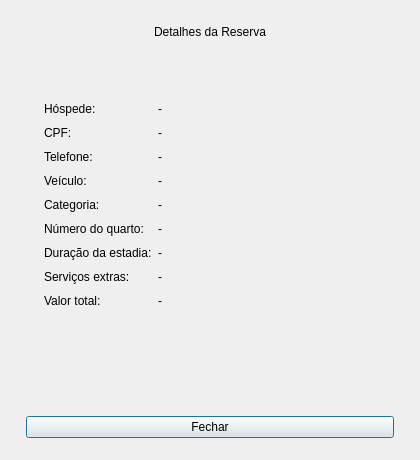
<?xml version="1.0" encoding="UTF-8"?>
<ui version="4.0">
 <class>JanelaDetalhes</class>
 <widget class="QDialog" name="JanelaDetalhes">
  <property name="geometry">
   <rect>
    <x>0</x>
    <y>0</y>
    <width>420</width>
    <height>460</height>
   </rect>
  </property>
  <property name="windowTitle">
   <string>Detalhes da Reserva</string>
  </property>
  <property name="objectName">
   <string>JanelaDetalhes</string>
  </property>
  <layout class="QVBoxLayout" name="detalhesRootLayout">
   <property name="spacing">
    <number>0</number>
   </property>
   <property name="leftMargin">
    <number>0</number>
   </property>
   <property name="topMargin">
    <number>0</number>
   </property>
   <property name="rightMargin">
    <number>0</number>
   </property>
   <property name="bottomMargin">
    <number>0</number>
   </property>

   <item>
    <widget class="QFrame" name="detalhesBannerFrame">
     <property name="minimumSize">
      <size>
       <width>0</width>
       <height>64</height>
      </size>
     </property>
     <property name="objectName">
      <string>detalhesBannerFrame</string>
     </property>
     <layout class="QVBoxLayout" name="detalhesBannerLayout">
      <item>
       <widget class="QLabel" name="detalhesTituloLabel">
        <property name="text">
         <string>Detalhes da Reserva</string>
        </property>
        <property name="alignment">
         <set>Qt::AlignCenter</set>
        </property>
        <property name="objectName">
         <string>detalhesTituloLabel</string>
        </property>
       </widget>
      </item>
     </layout>
    </widget>
   </item>

   <item>
    <layout class="QVBoxLayout" name="detalhesConteudoLayout">
     <property name="leftMargin">
      <number>26</number>
     </property>
     <property name="topMargin">
      <number>22</number>
     </property>
     <property name="rightMargin">
      <number>26</number>
     </property>
     <property name="bottomMargin">
      <number>22</number>
     </property>

     <item>
      <widget class="QFrame" name="detalhesCardFrame">
       <property name="objectName">
        <string>detalhesCardFrame</string>
       </property>
       <layout class="QFormLayout" name="detalhesFormLayout">
        <property name="verticalSpacing">
         <number>10</number>
        </property>
        <property name="leftMargin">
         <number>18</number>
        </property>
        <property name="topMargin">
         <number>16</number>
        </property>
        <property name="rightMargin">
         <number>18</number>
        </property>
        <property name="bottomMargin">
         <number>16</number>
        </property>

        <item row="0" column="0">
         <widget class="QLabel" name="nomeRotuloLabel">
          <property name="text">
           <string>Hóspede:</string>
          </property>
         </widget>
        </item>
        <item row="0" column="1">
         <widget class="QLabel" name="nomeValorLabel">
          <property name="text">
           <string>-</string>
          </property>
          <property name="wordWrap">
           <bool>true</bool>
          </property>
          <property name="objectName">
           <string>nomeValorLabel</string>
          </property>
         </widget>
        </item>

        <item row="1" column="0">
         <widget class="QLabel" name="cpfRotuloLabel">
          <property name="text">
           <string>CPF:</string>
          </property>
         </widget>
        </item>
        <item row="1" column="1">
         <widget class="QLabel" name="cpfValorLabel">
          <property name="text">
           <string>-</string>
          </property>
          <property name="objectName">
           <string>cpfValorLabel</string>
          </property>
         </widget>
        </item>

        <item row="2" column="0">
         <widget class="QLabel" name="telefoneRotuloLabel">
          <property name="text">
           <string>Telefone:</string>
          </property>
         </widget>
        </item>
        <item row="2" column="1">
         <widget class="QLabel" name="telefoneValorLabel">
          <property name="text">
           <string>-</string>
          </property>
          <property name="objectName">
           <string>telefoneValorLabel</string>
          </property>
         </widget>
        </item>

        <item row="3" column="0">
         <widget class="QLabel" name="veiculoRotuloLabel">
          <property name="text">
           <string>Veículo:</string>
          </property>
         </widget>
        </item>
        <item row="3" column="1">
         <widget class="QLabel" name="veiculoValorLabel">
          <property name="text">
           <string>-</string>
          </property>
          <property name="wordWrap">
           <bool>true</bool>
          </property>
          <property name="objectName">
           <string>veiculoValorLabel</string>
          </property>
         </widget>
        </item>

        <item row="4" column="0">
         <widget class="QLabel" name="categoriaRotuloLabel">
          <property name="text">
           <string>Categoria:</string>
          </property>
         </widget>
        </item>
        <item row="4" column="1">
         <widget class="QLabel" name="categoriaValorLabel">
          <property name="text">
           <string>-</string>
          </property>
          <property name="objectName">
           <string>categoriaValorLabel</string>
          </property>
         </widget>
        </item>

        <item row="5" column="0">
         <widget class="QLabel" name="quartoRotuloLabel">
          <property name="text">
           <string>Número do quarto:</string>
          </property>
         </widget>
        </item>
        <item row="5" column="1">
         <widget class="QLabel" name="quartoValorLabel">
          <property name="text">
           <string>-</string>
          </property>
          <property name="objectName">
           <string>quartoValorLabel</string>
          </property>
         </widget>
        </item>

        <item row="6" column="0">
         <widget class="QLabel" name="duracaoRotuloLabel">
          <property name="text">
           <string>Duração da estadia:</string>
          </property>
         </widget>
        </item>
        <item row="6" column="1">
         <widget class="QLabel" name="duracaoValorLabel">
          <property name="text">
           <string>-</string>
          </property>
          <property name="objectName">
           <string>duracaoValorLabel</string>
          </property>
         </widget>
        </item>

        <item row="7" column="0">
         <widget class="QLabel" name="extrasRotuloLabel">
          <property name="text">
           <string>Serviços extras:</string>
          </property>
         </widget>
        </item>
        <item row="7" column="1">
         <widget class="QLabel" name="extrasValorLabel">
          <property name="text">
           <string>-</string>
          </property>
          <property name="wordWrap">
           <bool>true</bool>
          </property>
          <property name="objectName">
           <string>extrasValorLabel</string>
          </property>
         </widget>
        </item>

        <item row="8" column="0">
         <widget class="QLabel" name="totalRotuloLabel">
          <property name="text">
           <string>Valor total:</string>
          </property>
         </widget>
        </item>
        <item row="8" column="1">
         <widget class="QLabel" name="totalValorLabel">
          <property name="text">
           <string>-</string>
          </property>
          <property name="objectName">
           <string>totalValorLabel</string>
          </property>
         </widget>
        </item>

       </layout>
      </widget>
     </item>

     <item>
      <spacer name="detalhesSpacer">
       <property name="orientation">
        <enum>Qt::Vertical</enum>
       </property>
       <property name="sizeHint" stdset="0">
        <size>
         <width>20</width>
         <height>10</height>
        </size>
       </property>
      </spacer>
     </item>

     <item>
      <widget class="QPushButton" name="fecharButton">
       <property name="text">
        <string>Fechar</string>
       </property>
       <property name="objectName">
        <string>fecharButton</string>
       </property>
      </widget>
     </item>

    </layout>
   </item>

  </layout>
 </widget>
 <resources/>
 <connections/>
</ui>
